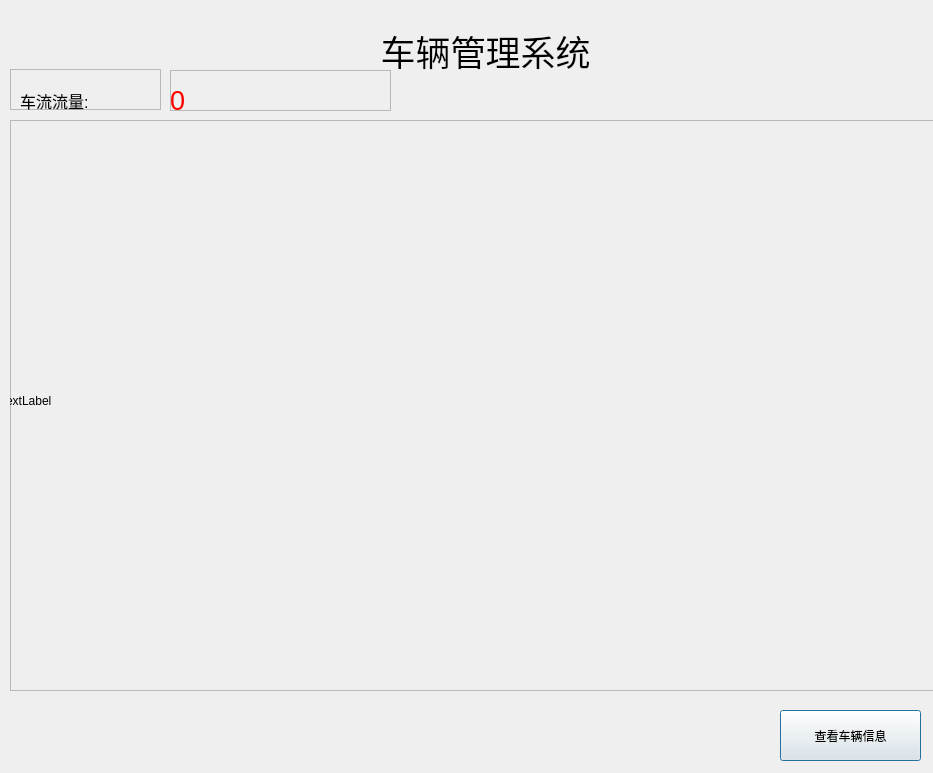
<?xml version="1.0" encoding="UTF-8"?>
<ui version="4.0">
 <class>Dialog</class>
 <widget class="QDialog" name="Dialog">
  <property name="geometry">
   <rect>
    <x>0</x>
    <y>0</y>
    <width>933</width>
    <height>773</height>
   </rect>
  </property>
  <property name="windowTitle">
   <string>Dialog</string>
  </property>
  <widget class="QFrame" name="frame">
   <property name="geometry">
    <rect>
     <x>10</x>
     <y>120</y>
     <width>971</width>
     <height>571</height>
    </rect>
   </property>
   <property name="frameShape">
    <enum>QFrame::StyledPanel</enum>
   </property>
   <property name="frameShadow">
    <enum>QFrame::Raised</enum>
   </property>
   <widget class="QLabel" name="video1">
    <property name="geometry">
     <rect>
      <x>-10</x>
      <y>20</y>
      <width>961</width>
      <height>521</height>
     </rect>
    </property>
    <property name="text">
     <string>TextLabel</string>
    </property>
   </widget>
  </widget>
  <widget class="QFrame" name="frame_5">
   <property name="geometry">
    <rect>
     <x>10</x>
     <y>69</y>
     <width>151</width>
     <height>41</height>
    </rect>
   </property>
   <property name="frameShape">
    <enum>QFrame::StyledPanel</enum>
   </property>
   <property name="frameShadow">
    <enum>QFrame::Raised</enum>
   </property>
  </widget>
  <widget class="QFrame" name="frame_6">
   <property name="geometry">
    <rect>
     <x>170</x>
     <y>70</y>
     <width>221</width>
     <height>41</height>
    </rect>
   </property>
   <property name="frameShape">
    <enum>QFrame::StyledPanel</enum>
   </property>
   <property name="frameShadow">
    <enum>QFrame::Raised</enum>
   </property>
   <widget class="QLabel" name="carnum">
    <property name="geometry">
     <rect>
      <x>0</x>
      <y>10</y>
      <width>211</width>
      <height>41</height>
     </rect>
    </property>
    <property name="font">
     <font>
      <pointsize>20</pointsize>
     </font>
    </property>
    <property name="styleSheet">
     <string notr="true">color:red
</string>
    </property>
    <property name="text">
     <string>0</string>
    </property>
   </widget>
  </widget>
  <widget class="QLabel" name="title">
   <property name="geometry">
    <rect>
     <x>170</x>
     <y>20</y>
     <width>631</width>
     <height>61</height>
    </rect>
   </property>
   <property name="font">
    <font>
     <pointsize>26</pointsize>
    </font>
   </property>
   <property name="text">
    <string>车辆管理系统</string>
   </property>
   <property name="alignment">
    <set>Qt::AlignCenter</set>
   </property>
  </widget>
  <widget class="QPushButton" name="check">
   <property name="geometry">
    <rect>
     <x>780</x>
     <y>710</y>
     <width>141</width>
     <height>51</height>
    </rect>
   </property>
   <property name="autoFillBackground">
    <bool>false</bool>
   </property>
   <property name="text">
    <string>查看车辆信息</string>
   </property>
   <property name="checkable">
    <bool>false</bool>
   </property>
  </widget>
  <widget class="QLabel" name="label">
   <property name="geometry">
    <rect>
     <x>20</x>
     <y>80</y>
     <width>141</width>
     <height>41</height>
    </rect>
   </property>
   <property name="font">
    <font>
     <pointsize>12</pointsize>
    </font>
   </property>
   <property name="text">
    <string>车流流量:</string>
   </property>
  </widget>
 </widget>
 <resources/>
 <connections>
  <connection>
   <sender>check</sender>
   <signal>clicked()</signal>
   <receiver>Dialog</receiver>
   <slot>goto()</slot>
   <hints>
    <hint type="sourcelabel">
     <x>850</x>
     <y>735</y>
    </hint>
    <hint type="destinationlabel">
     <x>466</x>
     <y>386</y>
    </hint>
   </hints>
  </connection>
 </connections>
 <slots>
  <slot>goto()</slot>
 </slots>
</ui>
